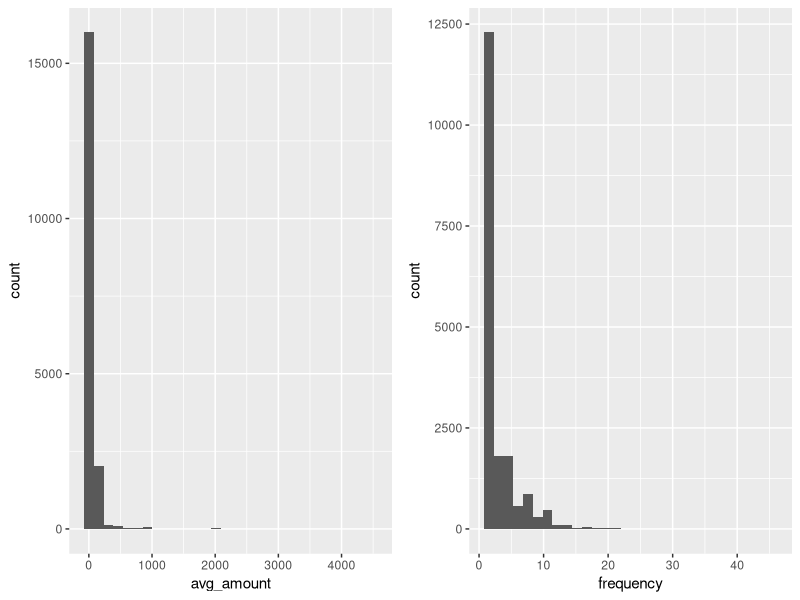

Generate this figure with R:
## ---- chunk 1

# environment setting
library(dplyr)
library(ggplot2)
library(gridExtra)
library(lubridate)
library(data.table)
setwd("/Users/ethen/Business-Analytics/2_marketing_analysis")

# load data, reset column names and convert to date type 
data <- fread( "purchase.txt", sep = "\t", header = FALSE  )
setnames( data, c( "customer_id", "purchase_amount", "purchase_date" ) )
data[ , purchase_date := ymd(purchase_date) ]          
data

## ---- chunk 2

last <- max(data$purchase_date) + days(1)
data[ , recency := difftime( last, purchase_date ) %>% as.numeric() ]
summary(data)

## ---- chunk 3

rfm1 <- data[ , .( recency 	  = min(recency),
				   frequency  = .N, 
				   avg_amount = mean(purchase_amount) ), by = customer_id ]
# distibution
grid.arrange( ggplot( rfm1, aes( avg_amount ) ) + geom_histogram(),
			  ggplot( rfm1, aes( frequency )  ) + geom_histogram(), ncol = 2 )

## ---- chunk 4

# store the original one  
rfm2 <- copy(rfm1)

# 1. 
customer_id <- rfm2$customer_id
rfm2[ , customer_id := NULL ]

# 2. 
rfm2[ , `:=`( avg_amount = log(avg_amount),
		   	  frequency  = log(frequency) ) ]

# 3.
rfm2[ , names(rfm2) := lapply( .SD, scale ) ]
rfm2

